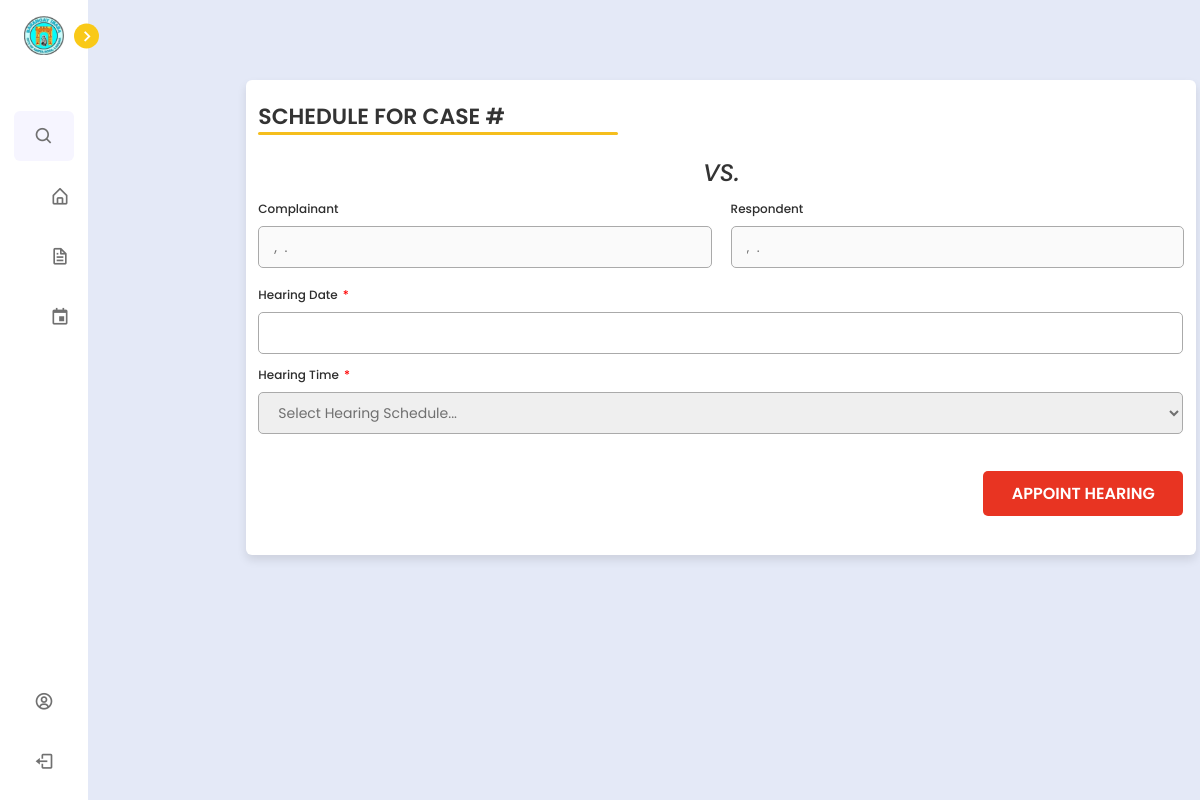
Before: /barangay/lupon/hearing_schedule.php?incident_case_number=2023-0005-05 (signed in) with the older database file.
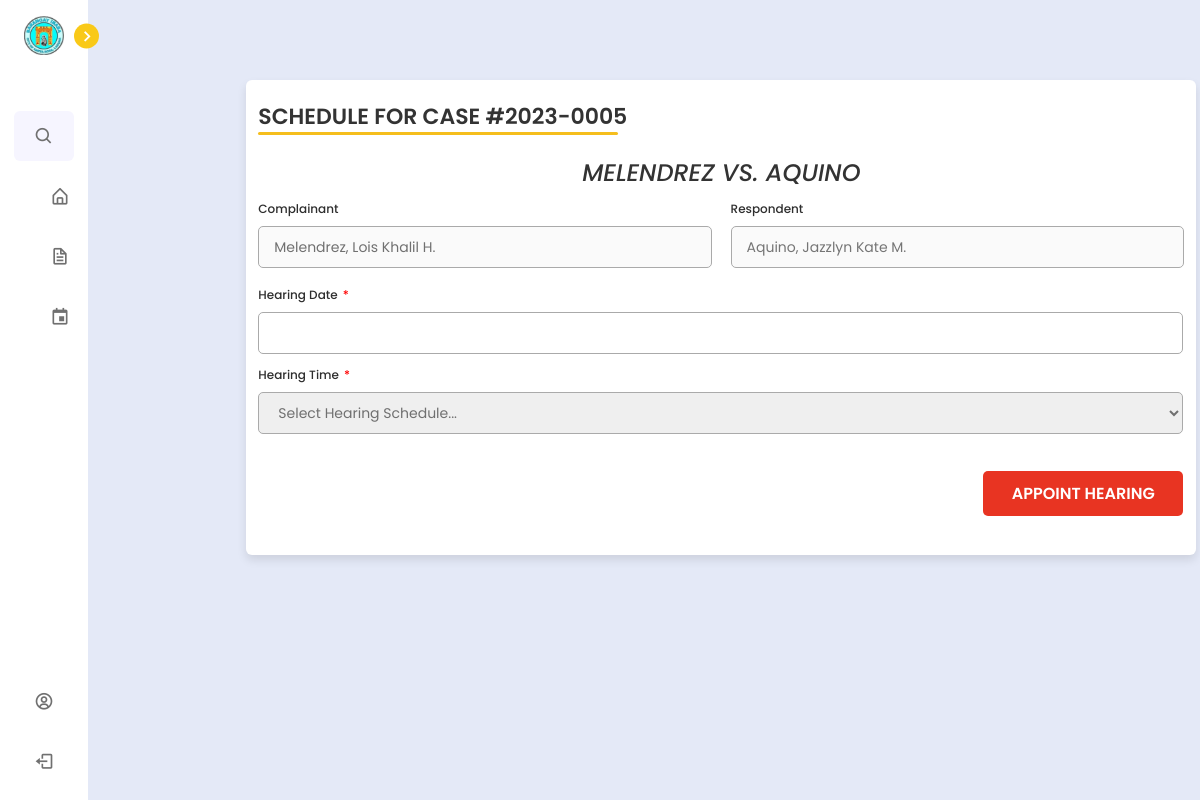
After: the same page with the newer database file.
### tables this page shows
CREATE TABLE `incident_report` (
  `incident_id` int(11) NOT NULL,
  `complainant_last_name` varchar(255) NOT NULL,
  `complainant_first_name` varchar(255) NOT NULL,
  `complainant_middle_name` varchar(255) NOT NULL,
  `complainant_cellphone_number` varchar(20) NOT NULL,
  `complainant_house_address` varchar(255) NOT NULL,
  `respondent_last_name` varchar(255) NOT NULL,
  `respondent_first_name` varchar(255) NOT NULL,
  `respondent_middle_name` varchar(255) NOT NULL,
  `respondent_cellphone_number` varchar(20) NOT NULL,
  `respondent_house_address` varchar(255) NOT NULL,
  `incident_case_number` varchar(50) NOT NULL,
  `incident_case_type` varchar(100) NOT NULL,
  `incident_date` date NOT NULL,
  `description_of_violation` tinytext NOT NULL,
  `created_at` timestamp NOT NULL DEFAULT current_timestamp(),
  `submitter_first_name` varchar(50) DEFAULT NULL,
  `submitter_last_name` varchar(50) DEFAULT NULL,
  `lupon_id` int(11) DEFAULT NULL,
  `pb_id` int(11) NOT NULL,
  `other_incident_case_type` varchar(255) DEFAULT NULL
);

### barangay/lupon/hearing_schedule.php (the view, shortened to what this page needs)
<?php
include '../../config.php';
?>
<!DOCTYPE html>
<html lang="en">
<head>
    <link rel="stylesheet" href="../../css/incidentform.css">
    <link href='https://unpkg.com/boxicons@2.1.1/css/boxicons.min.css' rel='stylesheet'>
    <link rel="stylesheet" href="https://unicons.iconscout.com/release/v4.0.0/css/line.css">
    <link rel="stylesheet" href="https://cdnjs.cloudflare.com/ajax/libs/font-awesome/6.2.0/css/all.min.css"/>
    <link rel="stylesheet" href="https://code.jquery.com/ui/1.12.1/themes/base/jquery-ui.css">
</head>
<body>
<?php include 'nav_bar.php'; ?>
    <section class="home">
        <div class="container" style="margin-left: 15%; margin-top: 80px; width: 950px; height: 475px;">
        <?php
        $incident_case_number = $_GET['incident_case_number'];
        $select = mysqli_query($conn, "SELECT * FROM `incident_report` WHERE incident_case_number = '$incident_case_number'") or die('query failed');
        $fetch_cases = mysqli_fetch_assoc($select);
        ?>
<header style="font-size: 22px;">SCHEDULE FOR CASE #<?php echo htmlspecialchars(substr($fetch_cases['incident_case_number'], 0, 9)); ?></header>
        <form action="" method="post">
            <div class="form first">
                <div class="details personal">
                    <span class="title" style="font-style: italic; font-size: 24px; text-align: center; margin-bottom: 20px;"><?php echo $fetch_cases['complainant_last_name']; ?> vs. <?php echo $fetch_cases['respondent_last_name']; ?></span>
                    <div class="fields">
                        <div class="input-field-1" style="width: 49%;">
                            <label class="">Complainant</label>
                            <input type="text" value="<?php echo $fetch_cases['complainant_last_name']; ?>, <?php echo $fetch_cases['complainant_first_name']; ?> <?php echo substr($fetch_cases['complainant_middle_name'], 0, 1); ?>." disabled>
                        </div>
                        <div class="input-field-1" style="width: 49%;">
                            <label class="">Respondent</label>
                            <input type="text" placeholder="<?php echo $fetch_cases['respondent_last_name']; ?>, <?php echo $fetch_cases['respondent_first_name']; ?> <?php echo substr($fetch_cases['respondent_middle_name'], 0, 1); ?>." disabled>
                        </div>
                    </div>
                </div>
                <div class="details ID">
                    <div class="fields">
                    <div class="input-field-1" style="width: 57.8rem; margin-top: 15px;">
                    <label class="required-label">Hearing Date</label>
                    <input type="text" name="date_of_hearing" id="datepicker" placeholder="" required readonly>
                    </div>
                    <div class="input-field-1" style="width: 57.8rem; margin-top: 15px;">
                        <label class="required-label">Hearing Time</label>
                        <select name="time_of_hearing" readonly>
                            <option disabled selected>Select Hearing Schedule...</option>
                        </select>
                    </div>
                    </div>
                    <button class="pop-up" style="margin-right: 1px;">
                            <span class="btnText" style="background: transparent; border: none; font-weight: 600; color: #fff; cursor: pointer;">APPOINT HEARING</span>
                    </button>
                </div>
            </div>
        </form>
        </div>
    </section>
</body>
</html>

Changed rows visible on the page:
added incident_report: incident_case_number "2023-0005", complainant_last_name "MELENDREZ", respondent_last_name "AQUINO", complainant_last_name+complainant_first_name+complainant_middle_name "Melendrez, Lois Khalil H.", respondent_last_name+respondent_first_name+respondent_middle_name "Aquino, Jazzlyn Kate M."
Other visible differences:
form field value: ", ." → (not shown)
